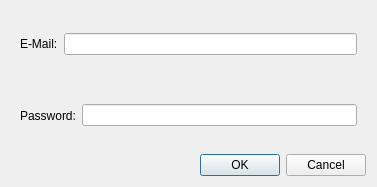
<?xml version="1.0" encoding="UTF-8"?>
<ui version="4.0">
 <class>UserConfigDialog</class>
 <widget class="QDialog" name="UserConfigDialog">
  <property name="geometry">
   <rect>
    <x>0</x>
    <y>0</y>
    <width>377</width>
    <height>187</height>
   </rect>
  </property>
  <property name="windowTitle">
   <string>Dialog</string>
  </property>
  <layout class="QVBoxLayout" name="verticalLayout_5">
   <item>
    <widget class="QWidget" name="widget" native="true">
     <property name="minimumSize">
      <size>
       <width>100</width>
       <height>20</height>
      </size>
     </property>
     <layout class="QHBoxLayout" name="horizontalLayout">
      <item>
       <widget class="QLabel" name="lblEmail">
        <property name="text">
         <string>E-Mail:</string>
        </property>
       </widget>
      </item>
      <item>
       <widget class="QLineEdit" name="edtEmail"/>
      </item>
     </layout>
    </widget>
   </item>
   <item>
    <widget class="QWidget" name="widget_2" native="true">
     <property name="minimumSize">
      <size>
       <width>300</width>
       <height>30</height>
      </size>
     </property>
     <layout class="QHBoxLayout" name="horizontalLayout_2">
      <item>
       <widget class="QLabel" name="lblPassword">
        <property name="text">
         <string>Password:</string>
        </property>
       </widget>
      </item>
      <item>
       <widget class="QLineEdit" name="edtPassword">
        <property name="echoMode">
         <enum>QLineEdit::Password</enum>
        </property>
       </widget>
      </item>
     </layout>
    </widget>
   </item>
   <item>
    <widget class="QDialogButtonBox" name="buttonBox">
     <property name="orientation">
      <enum>Qt::Horizontal</enum>
     </property>
     <property name="standardButtons">
      <set>QDialogButtonBox::Cancel|QDialogButtonBox::Ok</set>
     </property>
    </widget>
   </item>
  </layout>
 </widget>
 <resources/>
 <connections>
  <connection>
   <sender>buttonBox</sender>
   <signal>accepted()</signal>
   <receiver>UserConfigDialog</receiver>
   <slot>accept()</slot>
   <hints>
    <hint type="sourcelabel">
     <x>248</x>
     <y>254</y>
    </hint>
    <hint type="destinationlabel">
     <x>157</x>
     <y>274</y>
    </hint>
   </hints>
  </connection>
  <connection>
   <sender>buttonBox</sender>
   <signal>rejected()</signal>
   <receiver>UserConfigDialog</receiver>
   <slot>reject()</slot>
   <hints>
    <hint type="sourcelabel">
     <x>316</x>
     <y>260</y>
    </hint>
    <hint type="destinationlabel">
     <x>286</x>
     <y>274</y>
    </hint>
   </hints>
  </connection>
 </connections>
</ui>
